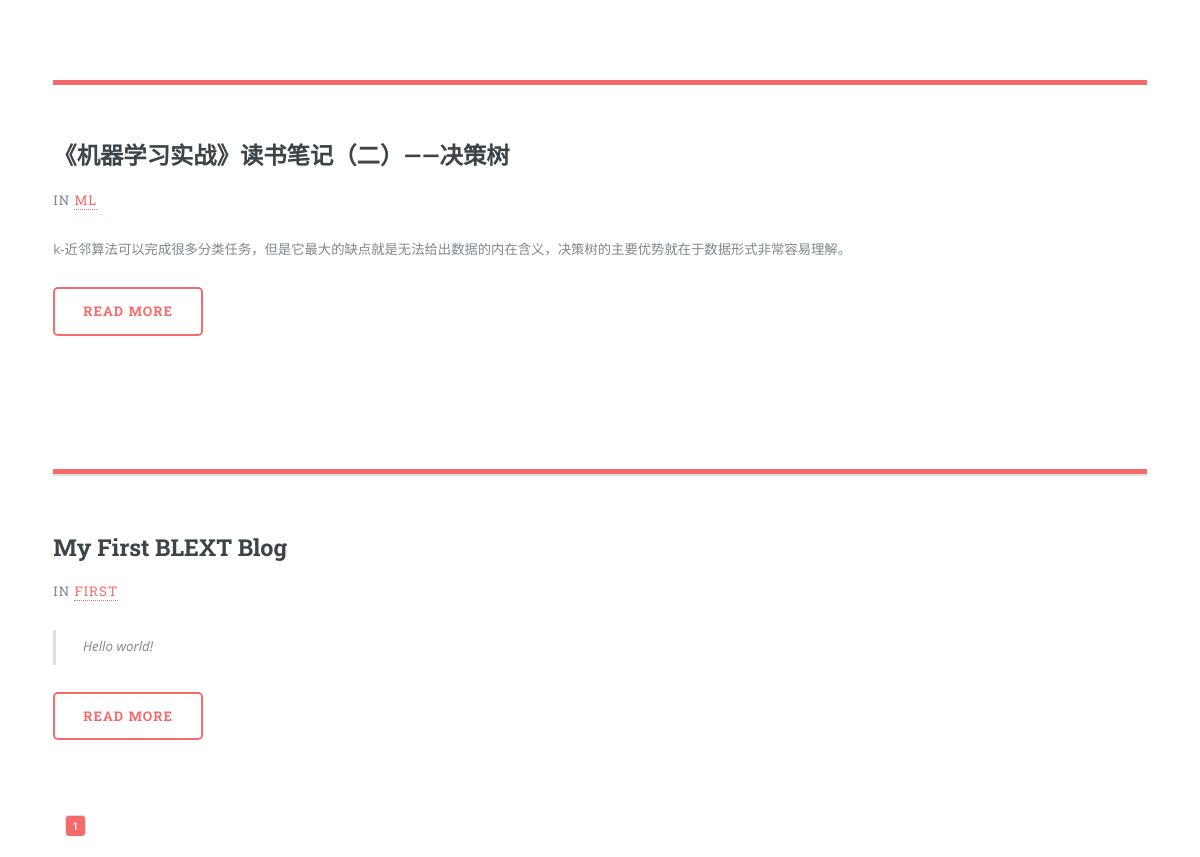
/user/seagullbird, run on an earlier commit of the app's database.
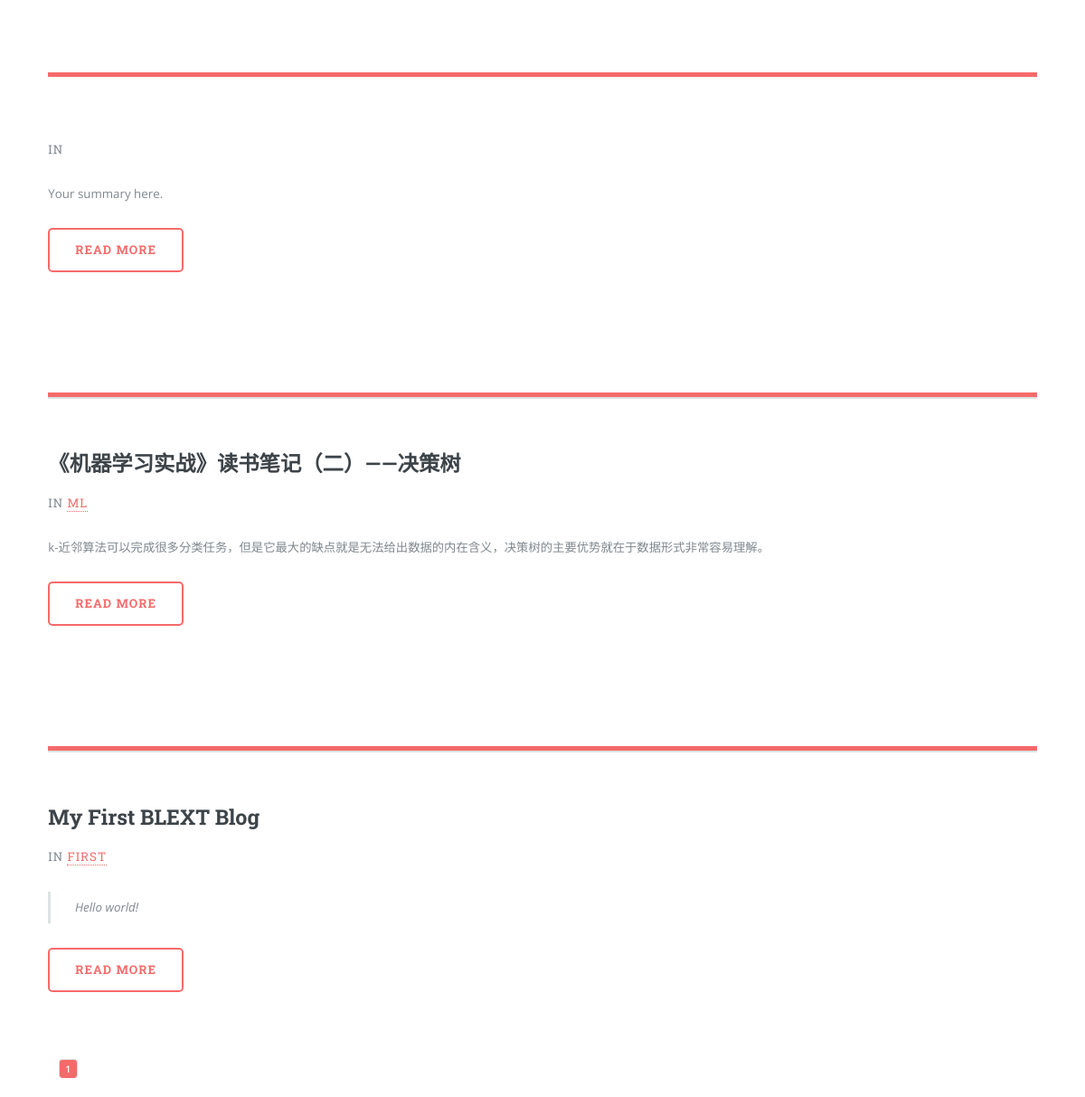
And on a later commit of the database.
### app/models.py (models this page shows, shortened)
class Blog(db.Model):
    __tablename__ = 'blogs'
    id = db.Column(db.Integer, primary_key=True)
    title = db.Column(db.String(128))
    summary_text = db.Column(db.Text)
    summary = db.Column(db.Text)
    category_id = db.Column(db.Integer, db.ForeignKey('categories.id'))
    tags = db.relationship('Tag', secondary=blog_tag,
                           backref=db.backref('blogs', lazy='dynamic'))
    body = db.Column(db.Text)
    html = db.Column(db.Text)
    timestamp = db.Column(db.DateTime, index=True, default=datetime.utcnow)
    author_id = db.Column(db.Integer, db.ForeignKey('users.id'))
    draft = db.Column(db.Boolean, default=False)

class Category(db.Model):
    __tablename__ = 'categories'
    id = db.Column(db.Integer, primary_key=True)
    name = db.Column(db.String(20))
    blogs = db.relationship('Blog', backref='category', lazy='dynamic')
    author_id = db.Column(db.Integer, db.ForeignKey('users.id'))

### app/user/views.py (the view)
@user.route('/<username>')
def index(username):
    host_user = User.query.filter_by(username=username).first()
    if host_user:
        page = request.args.get('page', 1, type=int)
        pagination = Blog.query.filter_by(author_id=host_user.id, draft=False).order_by(Blog.timestamp.desc()).paginate(
            page, per_page=current_app.config['BLEXT_BLOGS_PER_PAGE'], error_out=False)
        blogs = pagination.items
        return render_template('user/index.html', blogs=blogs, pagination=pagination, host_user=host_user)
    abort(404)

### app/auth/views.py (called while the page is built)
@auth.before_app_request
def before_request():
    if current_user.is_authenticated \
            and not current_user.confirmed \
            and request.endpoint[:5] != 'auth.' \
            and request.endpoint != 'static':
        return redirect(url_for('auth.unconfirmed'))

### app/main/views.py (called while the page is built)
@main.after_app_request
def after_request(response):
    for query in get_debug_queries():
        if query.duration >= current_app.config['BLEXT_SLOW_DB_QUERY_TIME']:
            current_app.logger.warning(
                'Slow query: %s\nParameters: %s\nDuration: %fs\nContext: %s\n'
                % (query.statement, query.parameters, query.duration,
                   query.context))
    return response

### app/templates/user/index.html (shortened to what this page needs)
{% extends "user/base.html" %}
{% import "user/_macros.html" as macros %}
{% block page_content %}
<div id="main">
    <div class="inner">
        {% if blogs %}
        	{% for blog in blogs %}
	        <header id="header">
	        </header>
	        <section id="banner">
	            <div class="content">
	                <header>
	                    <h2>{{ blog.title }}</h2>
	                    <p>
							In <a href="{{ url_for('user.category', username=host_user.username, category_name=blog.category.name) }}">{{ blog.category.name }}</a>
	                    </p>
	                </header>
	                <p>
						{{ blog.summary | safe }}
	                </p>
	                <ul class="actions">
	                    <li><a href="{{ url_for('user.blog_page', username=host_user.username, blog_id=blog.id) }}" class="button big">Read More</a></li>
	                </ul>
	            </div>
	        </section>
        	{% endfor %}
        	{% if blogs and pagination %}
        	<ul class="pagination">
	        	{{ macros.pagination_widget(pagination, '.index', host_user) }}
	        </ul>
        	{% endif %}
        {% endif %}
    </div>
</div>
{% endblock %}

### app/templates/user/base.html (shortened to what this page needs)
{% extends "bootstrap/base.html" %}
{% import "bootstrap/wtf.html" as wtf %}
{% block head %}
{{ super() }}
<link rel="stylesheet" href="{{ url_for('static', filename='css/editorial/main.css') }}" />
<link rel="stylesheet" href="{{ url_for('static', filename='css/ns-style-growl.css') }}" />
<link rel="stylesheet" href="{{ url_for('static', filename='css/ns-default.css') }}" />
{% endblock %}
{% block content %}
<div id="wrapper">
    {% block page_content %}{% endblock %}
</div>
{% endblock %}

### app/templates/user/_macros.html (shortened to what this page needs)
{% macro pagination_widget(pagination, endpoint, host_user) %}
{% for p in pagination.iter_pages() %}
    {% if p %}
        {% if p == pagination.page %}
            <li><a href="{{ url_for(endpoint, page = p, username=host_user.username, **kwargs) }}" class="page active">{{ p }}</a></li>
        {% else %}
            <li><a href="{{ url_for(endpoint, page = p, username=host_user.username, **kwargs) }}" class="page">{{ p }}</a></li>
        {% endif %}
    {% else %}
        <span>&hellip;</span>
    {% endif %}
{% endfor %}
{% endmacro %}

What changed in the data, as far as the page shows it:
added Blog: summary "Your summary here."
